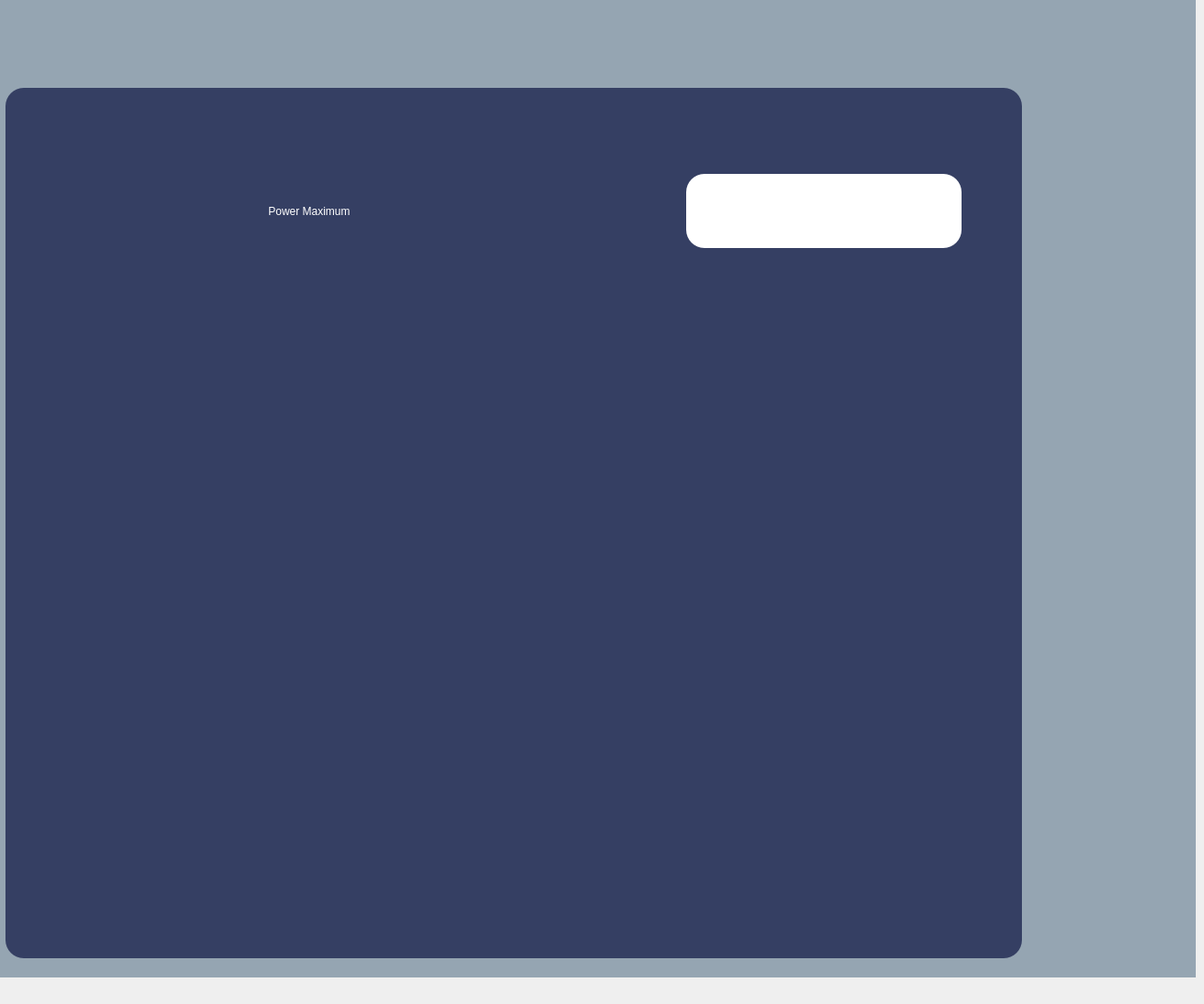
   <widget class="QWidget" name="tab_5">
    <attribute name="title">
     <string>DIA</string>
    </attribute>
    <widget class="QPushButton" name="pushButton_save">
     <property name="geometry">
      <rect>
       <x>760</x>
       <y>920</y>
       <width>321</width>
       <height>91</height>
      </rect>
     </property>
     <property name="styleSheet">
      <string notr="true">image: url(:/new/prefix1/img/save-button 1.png);
background-color: transparent;
border:none;</string>
     </property>
     <property name="text">
      <string/>
     </property>
    </widget>
    <widget class="QLineEdit" name="lineEdit_powmax">
     <property name="geometry">
      <rect>
       <x>750</x>
       <y>190</y>
       <width>301</width>
       <height>81</height>
      </rect>
     </property>
     <property name="styleSheet">
      <string notr="true">font: 45pt &quot;Ubuntu&quot;;
background-color: rgb(255, 255, 255);border-radius: 20px;</string>
     </property>
     <property name="text">
      <string/>
     </property>
     <property name="alignment">
      <set>Qt::AlignCenter</set>
     </property>
     <property name="readOnly">
      <bool>false</bool>
     </property>
    </widget>
    <widget class="QLabel" name="label_9">
     <property name="geometry">
      <rect>
       <x>290</x>
       <y>190</y>
       <width>461</width>
       <height>81</height>
      </rect>
     </property>
     <property name="styleSheet">
      <string notr="true">color: rgb(255, 255, 255);
font: 35pt &quot;Ubuntu&quot;;
background-color: rgba(191, 64, 64, 0);</string>
     </property>
     <property name="text">
      <string> Power Maximum</string>
     </property>
    </widget>
    <widget class="QLabel" name="label_15">
     <property name="geometry">
      <rect>
       <x>0</x>
       <y>-20</y>
       <width>1307</width>
       <height>1088</height>
      </rect>
     </property>
     <property name="styleSheet">
      <string notr="true">background-color: rgb(149, 165, 178);</string>
     </property>
     <property name="text">
      <string/>
     </property>
    </widget>
    <widget class="QLabel" name="label_25">
     <property name="geometry">
      <rect>
       <x>6</x>
       <y>96</y>
       <width>1111</width>
       <height>951</height>
      </rect>
     </property>
     <property name="styleSheet">
      <string notr="true">color: rgb(255, 255, 255);
font: 30pt &quot;Ubuntu&quot;;border-radius: 20px;
background-color: rgb(53, 63, 99);</string>
     </property>
     <property name="text">
      <string/>
     </property>
    </widget>
    <zorder>label_15</zorder>
    <zorder>label_25</zorder>
    <zorder>label_9</zorder>
    <zorder>lineEdit_powmax</zorder>
    <zorder>pushButton_save</zorder>
   </widget>
